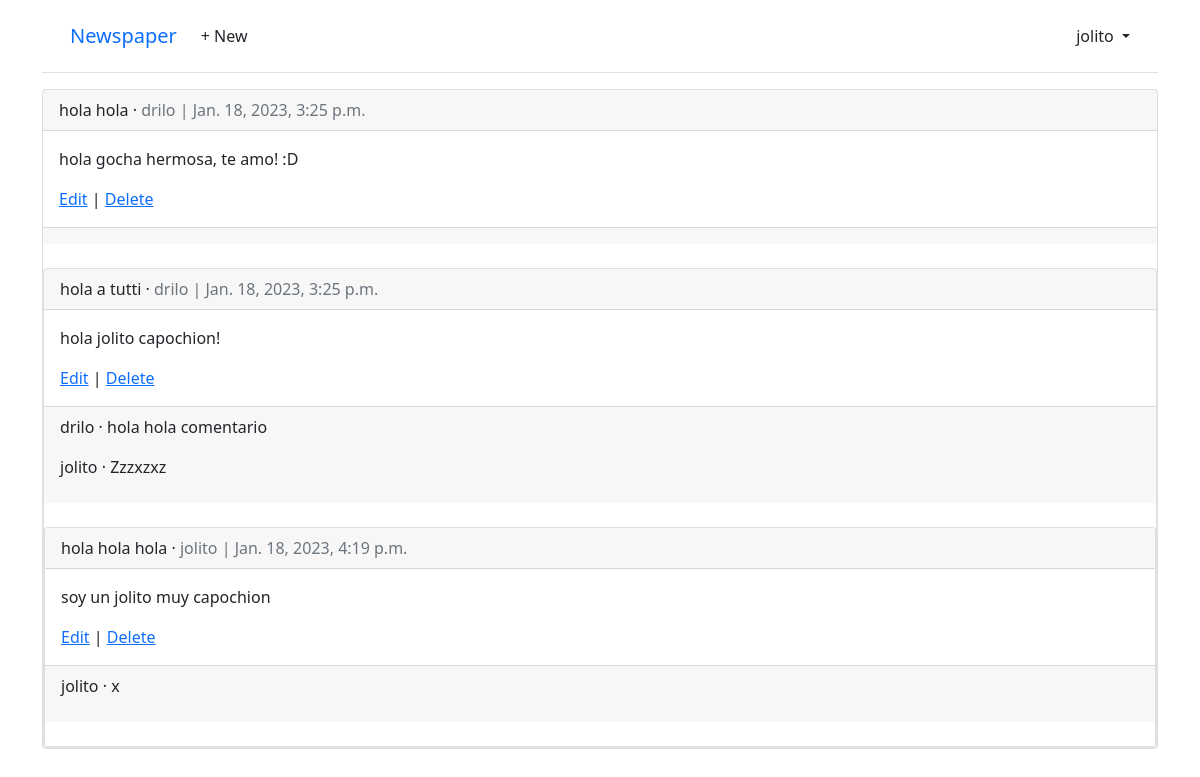
Page /articles/ (signed in) on the committed database.
### accounts/models.py (models this page shows)
class CustomUser(AbstractUser):
    age = models.PositiveBigIntegerField(
        null=True, blank=True
    )  # null(database-related) -->puede almacenar una entrada de base de datos como nula, sin valor, blank(validation-related) --> true el formulario acepta un valor vacio, false un valor es requerido.

### articles/models.py (models this page shows, shortened)
class Article(models.Model):
    title = models.CharField(max_length=255)
    body = models.TextField(max_length=2000)
    date = models.DateTimeField(auto_now_add=True)
    author = models.ForeignKey(settings.AUTH_USER_MODEL, on_delete=models.CASCADE)

class Comment(models.Model):
    article = models.ForeignKey(Article, on_delete=models.CASCADE)
    comment = models.CharField(max_length=140)
    author = models.ForeignKey(settings.AUTH_USER_MODEL, on_delete=models.CASCADE)
    def __str__(self):
        return self.comment

### articles/views.py (the view)
# urls.py: path("", ArticleListView.as_view(), name="article_list"),
class ArticleListView(LoginRequiredMixin, ListView):
    model = Article
    template_name = "article_list.html"

### templates/article_list.html (shortened to what this page needs)
{% extends "base.html" %}
{% block content %}
{% for article in article_list %}
<div class="card">
    <div class="card-header">
        <span class="font-weight-bold">{{ article.title }}</span> &middot;
        <span class="text-muted">{{ article.author }} | {{ article.date }}</span>
    </div>
    <div class="card-body">
        <p>{{article.body}}</p>
        <a href="{% url 'article_edit' article.pk %}">Edit</a> |
        <a href="{% url 'article_delete' article.pk %}">Delete</a>
    </div>
    <div class="card-footer">
        {% for comment in article.comment_set.all %}
        <p>
            <span class="font-weight-bold">
                {{ comment.author }} &middot;
            </span>
            {{ comment }}
        </p>
        {% endfor %}
    </div>
    <br />
    {% endfor %}
    {% endblock content %}

### templates/base.html (shortened to what this page needs)
<!DOCTYPE html>
<html lang="en">
<head>
    <link href="https://cdn.jsdelivr.net/npm/bootstrap@5.1.3/dist/css/bootstrap.min.css" rel="stylesheet">
</head>
<body>
    <div class="container">
        <header class="p-3 mb-3 border-bottom">
            <div class="container">
                <div class="d-flex flex-wrap align-items-center justify-content-center
    justify-content-lg-start">
                    <a class="navbar-brand" href="{% url 'home' %}">Newspaper</a>
                    <ul class="nav col-12 col-lg-auto me-lg-auto mb-2 justify-content-center
    mb-md-0">
                        {% if user.is_authenticated %}
                        <li><a href="{% url 'article_new' %}" class="nav-link px-2 link-dark">+ New</a></li>
                    </ul>
                    <div class="dropdown text-end">
                        <a href="#" class="d-block link-dark text-decoration-none dropdown-toggle" id="dropdownUser1"
                            data-bs-toggle="dropdown" aria-expanded="false">
                            {{ user.username }}
                        </a>
                    </div>
                    {% endif %}
                </div>
            </div>
        </header>
        <main>
            {% block content %}
            {% endblock content %}
        </main>
    </div>
</body>
</html>

### rows in the picture
CustomUser: username "jolito"
Article: title "hola hola", author "drilo", date "Jan. 18, 2023, 3:25 p.m.", body "hola gocha hermosa, te amo! :D"
Article: title "hola a tutti", author "drilo", date "Jan. 18, 2023, 3:25 p.m.", body "hola jolito capochion!"
Comment: author "drilo", comment "hola hola comentario"
Comment: author "jolito", comment "Zzzxzxz"
Article: title "hola hola hola", author "jolito", date "Jan. 18, 2023, 4:19 p.m.", body "soy un jolito muy capochion"
Comment: author "jolito", comment "x"
